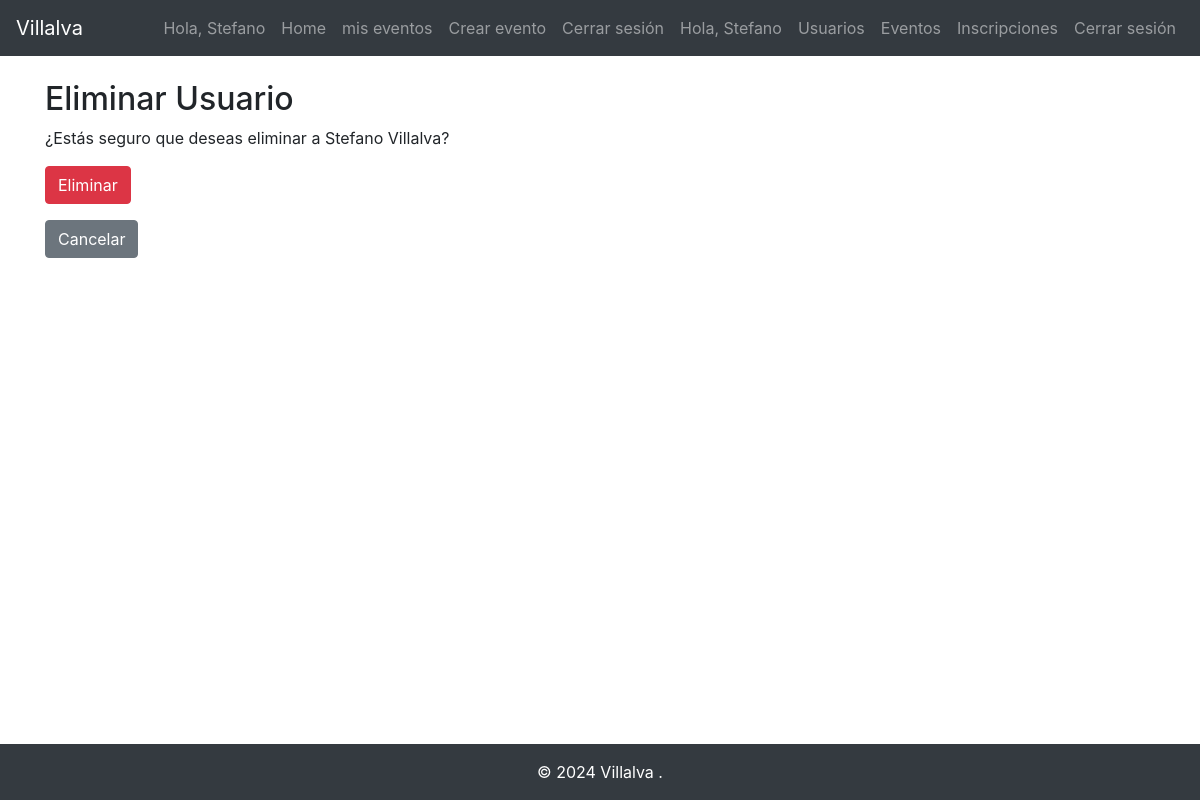
The page /empresa/usuarios/eliminar/1/ (signed in) on the database its author committed.
### usuarios/models.py (models this page shows, shortened)
class Usuario(models.Model):
    nombre = models.CharField(max_length=200)
    apellido = models.CharField(max_length=250)
    email = models.EmailField(max_length=300, unique=True)
    password = models.CharField(max_length=500)

### eventos/views.py (the view)
    def wrapper(request, *args, **kwargs):
        if 'empleado_id' not in request.session:
            return redirect('logint')
        return func(request, *args, **kwargs)

### eventos/views.py (called while the page is built)
def login_required(func):
    def wrapper(request, *args, **kwargs):
        if 'empleado_id' not in request.session:
            return redirect('logint')
        return func(request, *args, **kwargs)
    return wrapper

@login_required
def eliminar_usuario(request, usuario_id):
    usuario = get_object_or_404(Usuario, pk=usuario_id)
    if request.method == 'POST':
        usuario.delete()
        return redirect('listar_usuarios')
    return render(request, 'usuarios/eliminar_usuario.html', {'usuario': usuario})

### eventos/templates/usuarios/eliminar_usuario.html (shortened to what this page needs)
{% extends 'base.html' %}
{% block content %}
    <h2>Eliminar Usuario</h2>
    <p>¿Estás seguro que deseas eliminar a {{ usuario.nombre }} {{ usuario.apellido }}?</p>
    <form method="POST">
        <button type="submit" class="btn btn-danger">Eliminar</button>
    </form>
    <a href="{% url 'listar_usuarios' %}" class="btn btn-secondary mt-3">Cancelar</a>
{% endblock %}

### eventos/templates/base.html (shortened to what this page needs)
<!DOCTYPE html>
<html lang="es">
<head>
    <link href="https://stackpath.bootstrapcdn.com/bootstrap/4.5.2/css/bootstrap.min.css" rel="stylesheet">
</head>
<body class="d-flex flex-column min-vh-100">
    <nav class="navbar navbar-expand-lg navbar-dark bg-dark">
        <a class="navbar-brand" href="#">Villalva</a>
        <div class="collapse navbar-collapse" id="navbarNav">
            <ul class="navbar-nav ml-auto">
                {% if request.session.usuario_id %}
                <li class="nav-item">
                    <span class="nav-link">Hola, {{ request.session.usuario_nombre }}</span>
                </li>
                <li class="nav-item">
                    <a class="nav-link" href="{% url 'home' %}">Home</a>
                </li>
                <li class="nav-item">
                    <a class="nav-link" href="{% url 'mis_eventos' %}">mis eventos</a>
                </li>
                <li class="nav-item">
                    <a class="nav-link" href="{% url 'create_evento' %}">Crear evento</a>
                </li>
                <li class="nav-item">
                    <a class="nav-link" href="{% url 'logout' %}">Cerrar sesión</a>
                </li>
                {% endif %}
                {% if request.session.empleado_id %}
                <li class="nav-item">
                    <span class="nav-link">Hola, {{ request.session.empleado_nombre }}</span>
                </li>
                <li class="nav-item">
                    <a class="nav-link" href="{% url 'listar_usuarios' %}">Usuarios</a>
                </li>
                <li class="nav-item">
                    <a class="nav-link" href="{% url 'listar_eventos' %}">Eventos</a>
                </li>
                <li class="nav-item">
                    <a class="nav-link" href="{% url 'inscribir_usuario' %}">Inscripciones</a>
                </li>
                <li class="nav-item">
                    <a class="nav-link" href="{% url 'logout' %}">Cerrar sesión</a>
                </li>
                {% endif %}
            </ul>
        </div>
    </nav>
    <div class="container mt-4 flex-grow-1">
        {% block content %}{% endblock %}
    </div>
    <footer class="footer py-3 bg-dark text-white text-center mt-auto">
        <div class="container">
            <span>&copy; 2024 Villalva .</span>
        </div>
    </footer>
</body>
</html>

### rows shown on the page
Usuario: session.usuario_nombre "Stefano", session.empleado_nombre "Stefano", nombre "Stefano", apellido "Villalva"
